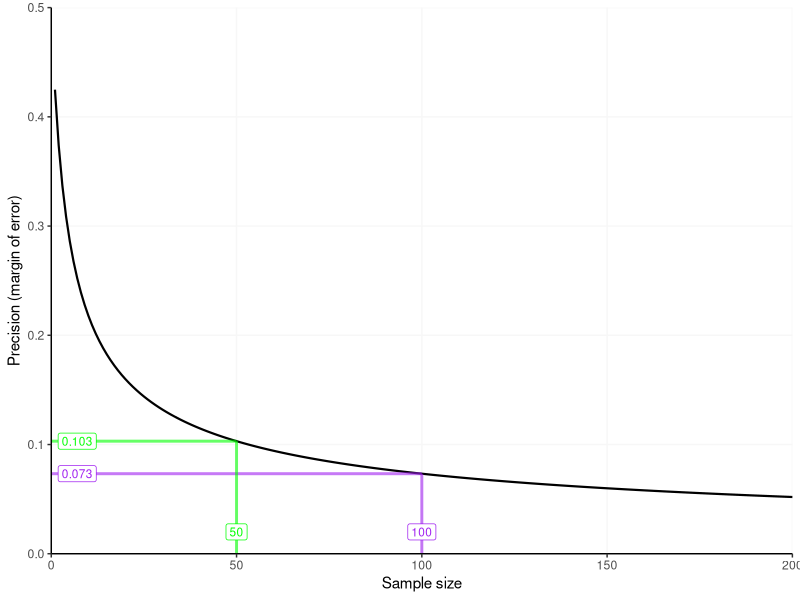

Generate this figure with R:
# This script will run a precision analysis to help with sample size planning 
# when you wish to estimate a proportion with confidence intervals
# This code was written for personal use — reuse at your own risk!

# Load libraries ---------------------------------

library(tidyverse)

# Define functions ---------------------------------

# Define function for computing margin of error (MOE) for a confidence interval. The MOE is half the width of the confidence interval.
# If the population size is known a finite population correction can be applied.
# Otherwise, if the population size in unknown, no correction is applied (the default).
# The function can compute MOE for either a Wald or Wilson confidence interval (defaults to Wilson as it appears to be superior, see Newcombe, 1998)
# A 95% confidence interval is assumed.
marginOfError <- function(expectedProportion,sampleSize,confidenceLevel=.95,populationSize=Inf,type='wilson',report=T){
  n <- sampleSize
  N <- populationSize
  
  if(type=='wilson'){ # if computing Wilson CIs
    successCount <- n*expectedProportion
    CI <- prop.test(successCount, n, correct = F, conf.level = confidenceLevel)$conf.int # computes CI. Yate's continuity correction is off by default
    MOE <- (CI[2] - CI[1])/2 # to get the MOE, subtract lowerbound of CI from upperbound of CI and divide by two
    
    # NOT RUN — sanity check using hand written formula for Wilson CIs
    #P <- expectedProportion
    #Z <- qnorm(c( (1-confidenceLevel)/2, 1-(1-confidenceLevel)/2))[2]
    #CI <- (2 * n * P + Z^2 + c(-1, 1) * Z * sqrt(Z^2 + 4 * n * P * (1 - P))) /
    #   (2 * (n + Z^2)) 
    #MOE <- (CI[2] - CI[1])/2 # to get the MOE, subtract lowerbound of CI from upperbound of CI and divide by two
    
  }else if(type=='wald'){ # if computing wald CIs
    P <- expectedProportion
    alpha <- (1 - confidenceLevel) / 2 # convert confidence level to alpha
    Z <- qnorm(alpha, lower.tail=FALSE) # convert alpha to Z
    MOE <- Z*sqrt(P*(1-P)/n) # compute margin of error for Wald confidence intervals 
  }
  
  if(N != Inf){ # if user has specified a population size
    FPC <- sqrt((N-n)/(N-1)) # calculate a finite population correction (FPC) factor
    MOE <- MOE*FPC # adjust the MOE with the FPC
  }
  
  if(report){ # if user has asked for a report
    print(paste0(
      'The margin of error of a 95% ', type,' confidence interval for an expected proportion of ',expectedProportion,
      ' and a sample size of ',sampleSize,' is ', round(MOE,3)))
  }
  
  moe_object <- list(moe = MOE, target_sample_size = sampleSize, conf_interval_type = type)
  
  return(moe_object)
}

# define function to plot a precision curve for given proportion and sample size (95% confidence interval assumed).
precisionCurve <- function(expectedProportion,sampleSize,confidenceLevel=.95,populationSize=Inf,type='wilson'){
  
  sample_size_vector <- seq(1:(sampleSize*2)) # create a vector of sample sizes for X axis (by default we will show a curve for 2x the specified sample size)
  moe_vector <- NA # pre-load a variable to store moes
  
  for(i in sample_size_vector){ # using a for loop as its more comprehensible 
    moe_object <- marginOfError(
      sampleSize = i,
      expectedProportion = expectedProportion,
      confidenceLevel = confidenceLevel,
      populationSize = populationSize,
      type = type,
      report = F # don't print a report
    )
    moe_vector <- c(moe_vector, moe_object$moe) # append new moe to moe vector
  }
  
  moe_vector <- moe_vector[!is.na(moe_vector)] # remove the NA value created when moe_vector was pre-loaded
  df <- data.frame(sampleSize = sample_size_vector,precision = moe_vector)
  
  # build plot
  plot <- ggplot(data = df, aes(x = sampleSize, y = precision)) +
    geom_line(colour = 'black', linewidth = .75) +
    theme_classic() +
    ylab('Precision (margin of error)') +
    xlab('Sample size') +
    scale_x_continuous(expand = c(0.0, 0), limits = c(0,max(sample_size_vector))) +
    scale_y_continuous(expand = c(0.0, 0), limits = c(0,round(max(moe_vector)+.1,1)), breaks = seq(0,round(max(moe_vector)+.1,1),0.1)) +
    theme(panel.grid.major = element_line(colour="grey97", size=0.5))
  
  return(plot)
}

# Run a precision analysis  ---------------------------------

# Run the code below to compute a margin of error for given expected proportion and target sample size
moe_object1 <- marginOfError(
  expectedProportion = .17, # Specify the anticipated proportion. Use 0.5 for the most conservative sample size estimate (see Gelman & Hill, 2006, p. 442).
  sampleSize = 100, # Specify the target sample size
  populationSize = Inf, # If population size is known, we can apply a finite population correction, otherwise use Inf
  confidenceLevel = .95, # specify the level of the confidence interval
  type = 'wilson')

# Lets get a second moe for a different target sample size (so we can display both on a precision curve)
moe_object2 <- marginOfError(
  expectedProportion = .17, # Specify the anticipated proportion. Use 0.5 for the most conservative sample size estimate (see Gelman & Hill, 2006, p. 442).
  sampleSize = 50, # Specify the target sample size
  populationSize = Inf, # If population size is known, we can apply a finite population correction, otherwise use Inf
  confidenceLevel = .95, # specify the level of the confidence interval
  type = 'wilson')

# Now plot a precision curve showing precision (margin of error) as a function of sample size.
# We'll annotate the plot with the parameters above

precisionCurve(expectedProportion =.17, # Specify the anticipated proportion. Use 0.5 for the most conservative sample size estimate (see Gelman & Hill, 2006, p. 442).
               sampleSize = 100, # Specify the target sample size
               populationSize = Inf, # If population size is known, we can apply a finite population correction, otherwise use Inf
               confidenceLevel = .95, # specify the level of the confidence interval
               type = 'wilson' # specify the type of confidence interval (wald or wilson)
) +
  # this code annotates the precision curve with the moes computed above
  annotate("segment", x = moe_object1$target_sample_size, xend = moe_object1$target_sample_size, y = 0, yend = moe_object1$moe, colour = "purple", size=1, alpha=0.6) +
  annotate("segment", x = 0, xend = moe_object1$target_sample_size, y = moe_object1$moe, yend = moe_object1$moe, colour = "purple", size=1, alpha=0.6) +
  annotate("label", x = 7, y = moe_object1$moe, colour = "purple", size=3, alpha=1, label = round(moe_object1$moe,3)) +
  annotate("label", x = moe_object1$target_sample_size, y = 0.02, colour = "purple", size=3, alpha=1, label = moe_object1$target_sample_size) + 
  
  annotate("segment", x = moe_object2$target_sample_size, xend = moe_object2$target_sample_size, y = 0, yend = moe_object2$moe, colour = "green", size=1, alpha=0.6) +
  annotate("segment", x = 0, xend =  moe_object2$target_sample_size, y = moe_object2$moe, yend = moe_object2$moe, colour = "green", size=1, alpha=0.6) +
  annotate("label", x = 7, y = moe_object2$moe, colour = "green", size=3, alpha=1, label = round(moe_object2$moe,3)) +
  annotate("label", x = moe_object2$target_sample_size, y = 0.02, colour = "green", size=3, alpha=1, label = moe_object2$target_sample_size) 

# References  ---------------------------------

# Gelman, A., & Hill, J. (2007). Data analysis using regression and multilevel/hierarchical models. Cambridge University Press.
# Newcombe R.G. (1998). Two-Sided Confidence Intervals for the Single Proportion: Comparison of Seven Methods. Statistics in Medicine, 17, 857–872. doi:10.1002/(SICI)1097-0258(19980430)17:8<857::AID-SIM777>3.0.CO;2-E.
# Rothman, K. J., & Greenland, S. (2018). Planning study size based on precision rather than power. Epidemiology, 29(5), 599–603. https://doi.org/10.1097/EDE.0000000000000876